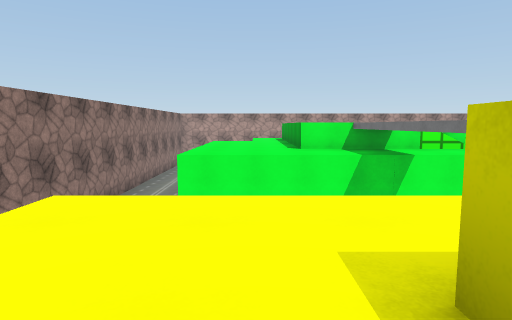
[1] (above)

24 first-person views from a walk through a Unity game level. The camera is 1.2 m above the floor, tilts 6° down and sees 75° across. The floor is counted in squares, 2 m on a side. Each view is taken from the middle of a square. On the plan, view 1 faces up. The plan holds only what a view shows up to about 10 squares ahead; the rest is blank. The place goes on beyond the plan. The player character is not drawn. Some animated figures are left out. Some surface patterns are stand-ins.

[2]
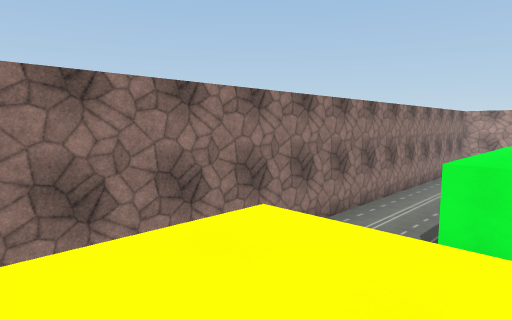

[3]
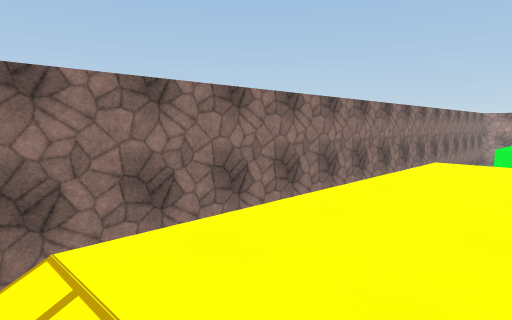

[4]
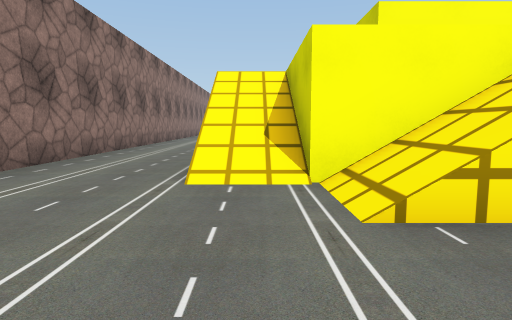

[5]
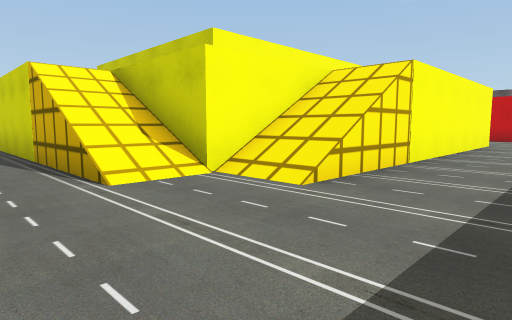

[6]
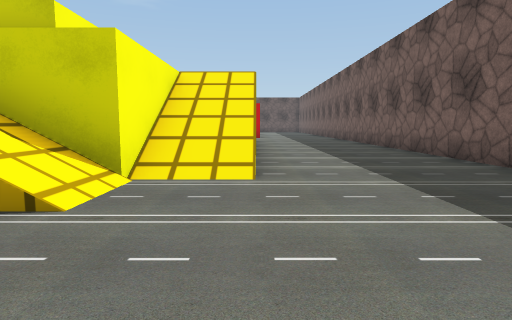

[7]
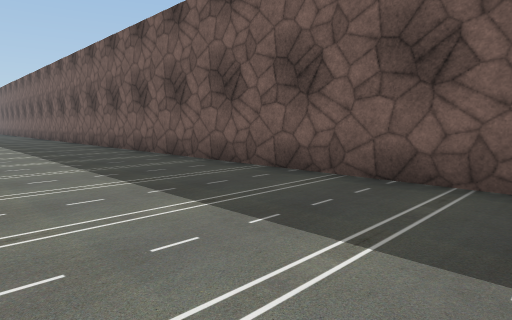

[8]
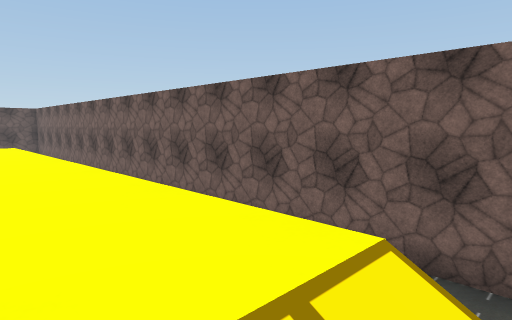

[9]
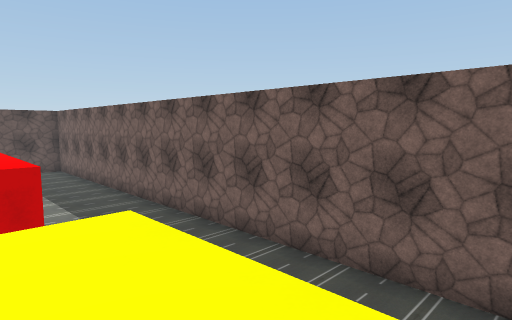

[10]
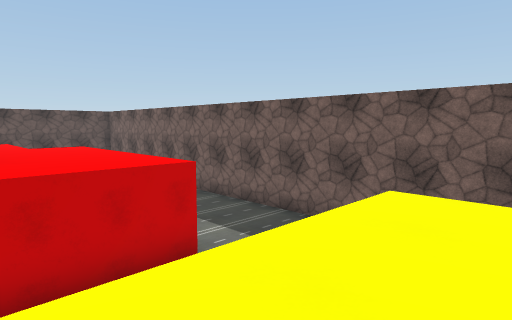

[11]
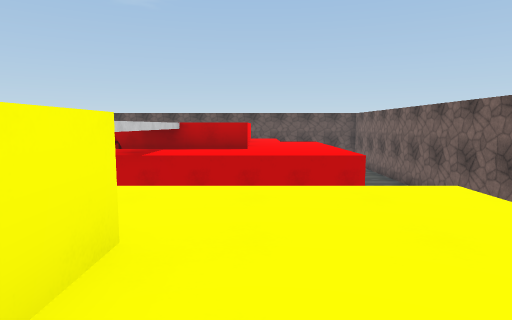

[12]
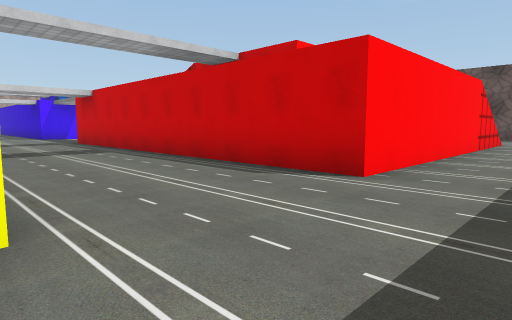

[13]
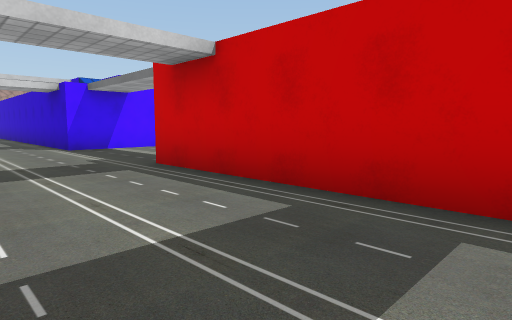

[14]
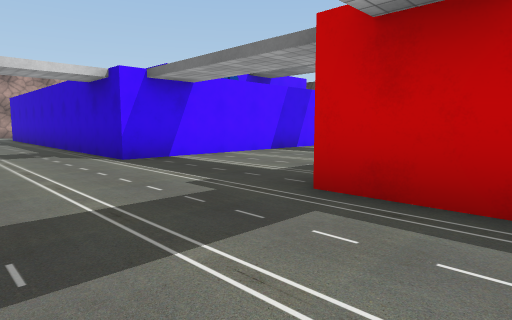

[15]
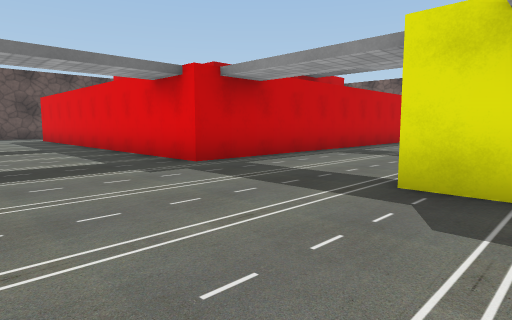

[16]
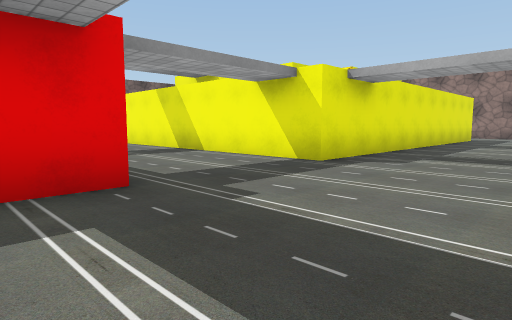

[17]
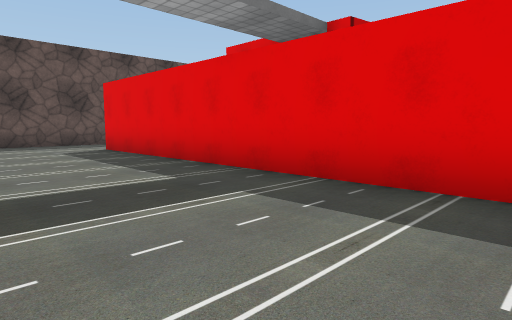

[18]
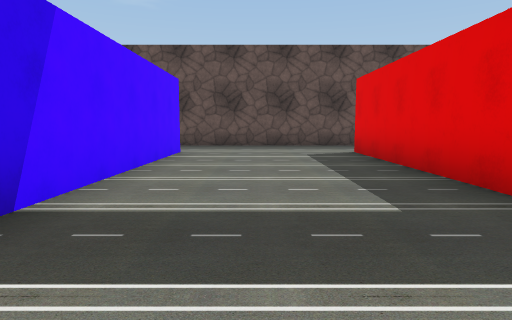

[19]
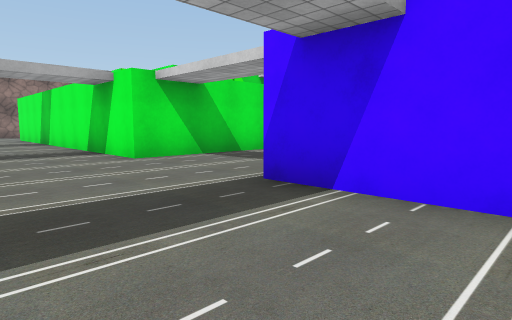

[20]
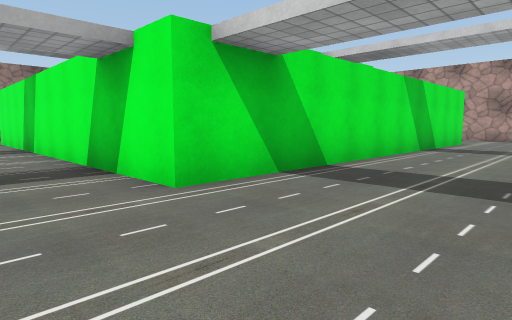

[21]
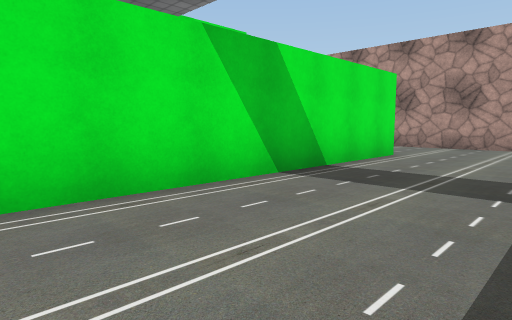

[22]
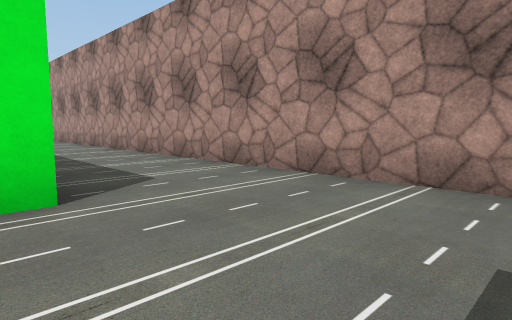

[23]
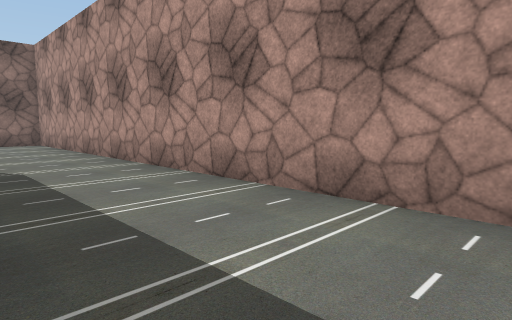

[24]
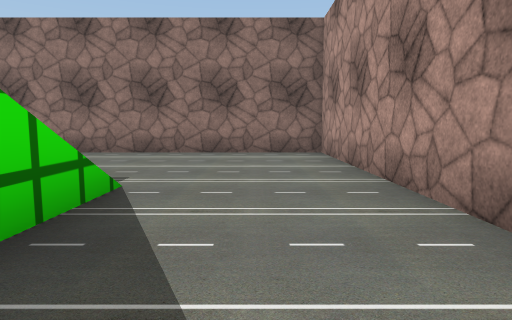

### Floor plan
Key: @ floor where view 1 was taken; # wall or solid block; . main floor; : floor 3.25 m higher than the main floor; / step, stairs or slope; = window, fence, low wall or low ledge; ^ raised ledge; v drop or lower ground; O other object.
Columns run from 5 left of view 1 to 24 right of it. Each row starts with its distance up from view 1.
 20 #################
 19 #................
 18 #................
 17 #................
 16 #....        :...
 15 #...         :..
 14 #.         ^ :...
 13 #          ^ :...
 12 #          ^^#...#
 11 #..      O   #...#  O
 10 #...::^  OO  #...# OOO
  9 #...::^^     #...#   ^
  8 #...::::^#   #...#   #
  7 #  .::::######...######::::..#
  6 #     .......................#
  5 #       .....................#
  4 #     .......................#
  3 #  .////.........######......#
  2 #  .::::^#####...#   #      .#
  1 #...::^      #...#   ^^^
  0 #...:@^   O  #...#  OO
 -1 #...::^  OO  #...## OO
 -2 #...::^     ^#...#^
 -3 #.../:^      ^...^^
 -4 #.../:^^^^^^::...::^
 -5 #.../:    ::::...::::::
 -6  ....///::::::...:::::///
 -7  ....=vvv........////////
 -8  .......................
 -9  ......................
-10  .....................
-11  ####################

Positions as (right, up) in squares from view 1, and headings:
1: (0, 0), facing up
2: (0, 1), facing up-left
3: (0, -3), facing up-left
4: (-1, -9), facing up
5: (-3, -9), facing up-right
6: (-4, -7), facing right
7: (-4, -7), facing down-right
8: (2, -6), facing down-right
9: (6, -6), facing down-right
10: (7, -4), facing down-right
11: (5, -5), facing right
12: (8, -9), facing up-right
13: (9, -2), facing up-right
14: (9, 1), facing up-right
15: (7, 6), facing down-right
16: (13, 6), facing down-left
17: (13, 6), facing down-right
18: (14, 5), facing right
19: (14, 4), facing up-left
20: (11, 5), facing up-left
21: (11, 10), facing up-left
22: (11, 16), facing up-left
23: (7, 17), facing up-left
24: (3, 18), facing left
